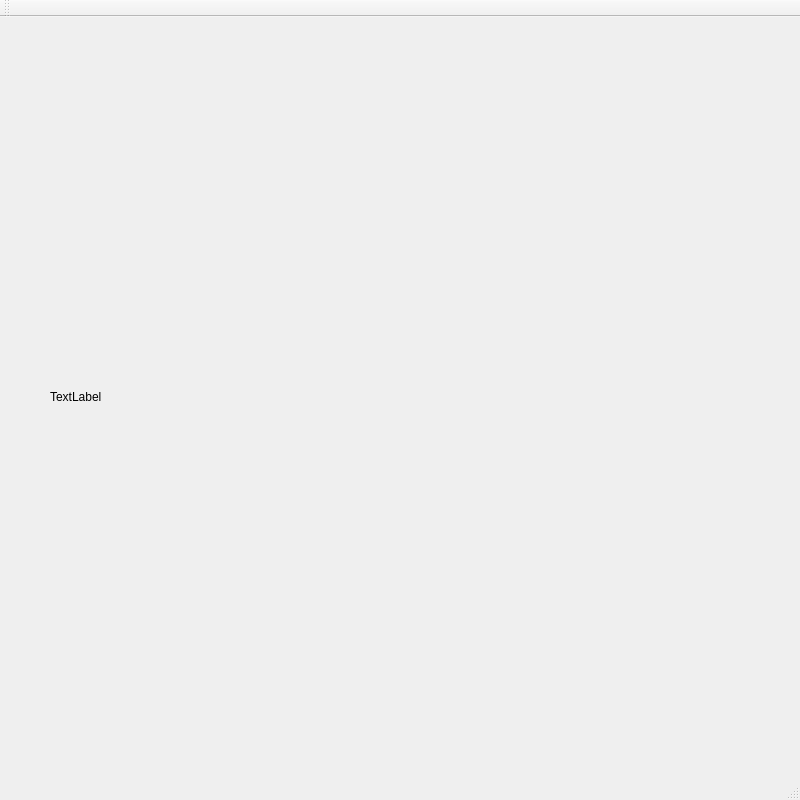
<?xml version="1.0" encoding="UTF-8"?>
<ui version="4.0">
 <class>MainWindow</class>
 <widget class="QMainWindow" name="MainWindow">
  <property name="geometry">
   <rect>
    <x>0</x>
    <y>0</y>
    <width>800</width>
    <height>800</height>
   </rect>
  </property>
  <property name="windowTitle">
   <string>MainWindow</string>
  </property>
  <widget class="QWidget" name="centralWidget">
   <widget class="QLabel" name="label">
    <property name="geometry">
     <rect>
      <x>50</x>
      <y>30</y>
      <width>700</width>
      <height>700</height>
     </rect>
    </property>
    <property name="text">
     <string>TextLabel</string>
    </property>
   </widget>
  </widget>
  <widget class="QMenuBar" name="menuBar">
   <property name="geometry">
    <rect>
     <x>0</x>
     <y>0</y>
     <width>800</width>
     <height>19</height>
    </rect>
   </property>
  </widget>
  <widget class="QToolBar" name="mainToolBar">
   <attribute name="toolBarArea">
    <enum>TopToolBarArea</enum>
   </attribute>
   <attribute name="toolBarBreak">
    <bool>false</bool>
   </attribute>
  </widget>
  <widget class="QStatusBar" name="statusBar"/>
 </widget>
 <layoutdefault spacing="6" margin="11"/>
 <resources/>
 <connections/>
</ui>
